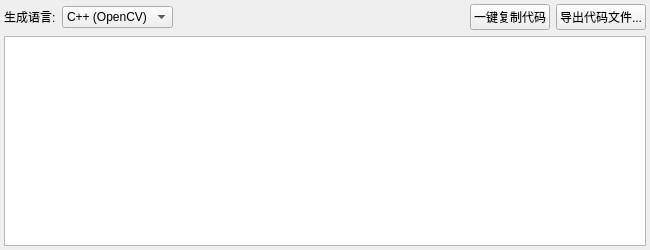
<?xml version="1.0" encoding="UTF-8"?>
<ui version="4.0">
 <class>CodePreviewWidget</class>
 <widget class="QWidget" name="CodePreviewWidget">
  <property name="geometry">
   <rect>
    <x>0</x>
    <y>0</y>
    <width>650</width>
    <height>250</height>
   </rect>
  </property>
  <property name="windowTitle">
   <string>代码生成与导出</string>
  </property>
  <layout class="QVBoxLayout" name="verticalLayout">
   <property name="leftMargin">
    <number>4</number>
   </property>
   <property name="topMargin">
    <number>4</number>
   </property>
   <property name="rightMargin">
    <number>4</number>
   </property>
   <property name="bottomMargin">
    <number>4</number>
   </property>
   <item>
    <layout class="QHBoxLayout" name="headerLayout">
     <item>
      <widget class="QLabel" name="lblLang">
       <property name="text">
        <string>生成语言:</string>
       </property>
      </widget>
     </item>
     <item>
      <widget class="QComboBox" name="comboLanguage">
       <item>
        <property name="text">
         <string>C++ (OpenCV)</string>
        </property>
       </item>
       <item>
        <property name="text">
         <string>Python (cv2)</string>
        </property>
       </item>
      </widget>
     </item>
     <item>
      <spacer name="horizontalSpacer">
       <property name="orientation">
        <enum>Qt::Horizontal</enum>
       </property>
       <property name="sizeHint" stdset="0">
        <size>
         <width>40</width>
         <height>20</height>
        </size>
       </property>
      </spacer>
     </item>
     <item>
      <widget class="QPushButton" name="btnCopyCode">
       <property name="text">
        <string>一键复制代码</string>
       </property>
      </widget>
     </item>
     <item>
      <widget class="QPushButton" name="btnExportFile">
       <property name="text">
        <string>导出代码文件...</string>
       </property>
      </widget>
     </item>
    </layout>
   </item>
   <item>
    <widget class="QPlainTextEdit" name="txtCode">
     <property name="font">
      <font>
       <family>Consolas</family>
       <pointsize>10</pointsize>
      </font>
     </property>
     <property name="lineWrapMode">
      <enum>QPlainTextEdit::NoWrap</enum>
     </property>
     <property name="readOnly">
      <bool>true</bool>
     </property>
    </widget>
   </item>
  </layout>
 </widget>
 <resources/>
 <connections/>
</ui>
